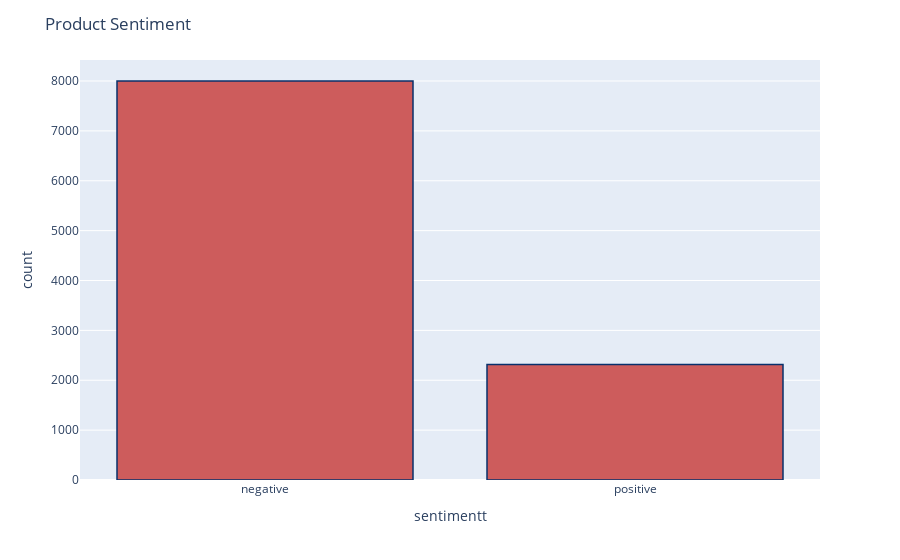

This figure's notebook cell:
### Code cell
df['sentimentt'] = df['sentiment'].replace({-1 : 'negative'})
df['sentimentt'] = df['sentimentt'].replace({1 : 'positive'})
fig = px.histogram(df, x="sentimentt")
fig.update_traces(marker_color="indianred",marker_line_color='rgb(8,48,107)',
                  marker_line_width=1.5)
fig.update_layout(title_text='Product Sentiment')
fig.show()

### Figure 1 — Plotly figure (JSON) as saved in the notebook; plotly's stock layout.template omitted (floating-point values rounded to 4 significant figures; data arrays with more than 128 entries replaced by an {"elided": "..."} marker saying what was removed)
{"data": [{"alignmentgroup": "True", "bingroup": "x", "hovertemplate": "sentimentt=%{x}<br>count=%{y}<extra></extra>", "legendgroup": "", "marker": {"color": "indianred", "line": {"color": "rgb(8,48,107)", "width": 1.5}, "pattern": {"shape": ""}}, "name": "", "offsetgroup": "", "orientation": "v", "showlegend": false, "type": "histogram", "x": {"elided": "10314 str values"}, "xaxis": "x", "yaxis": "y"}], "layout": {"barmode": "relative", "legend": {"tracegroupgap": 0}, "margin": {"t": 60}, "title": {"text": "Product Sentiment"}, "xaxis": {"anchor": "y", "domain": [0, 1], "title": {"text": "sentimentt"}}, "yaxis": {"anchor": "x", "domain": [0, 1], "title": {"text": "count"}}}}
